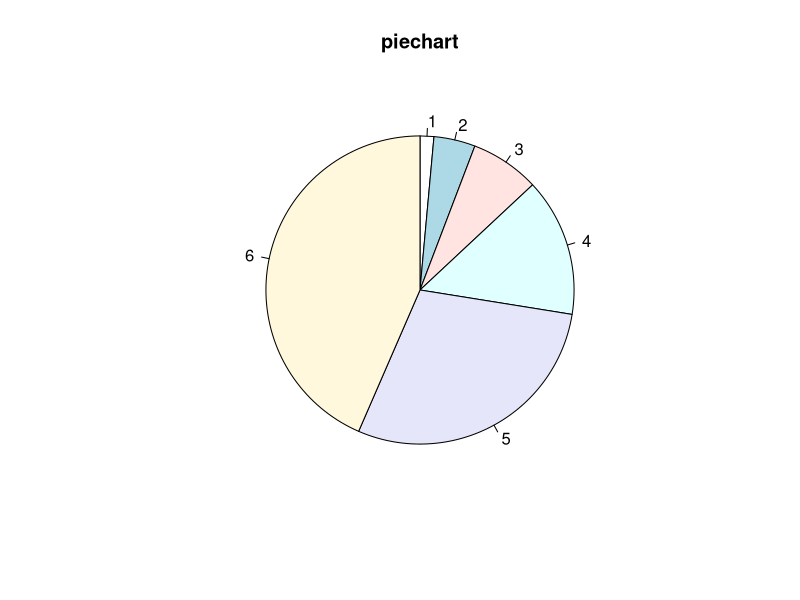
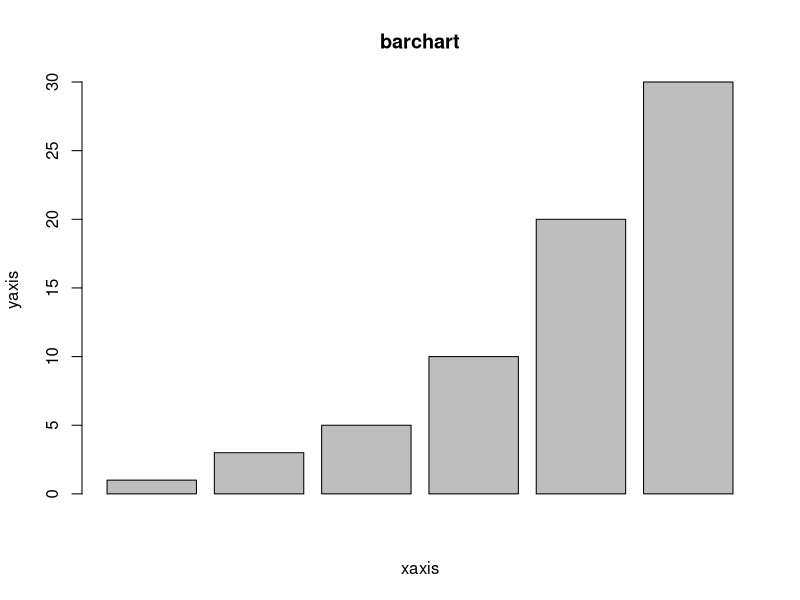
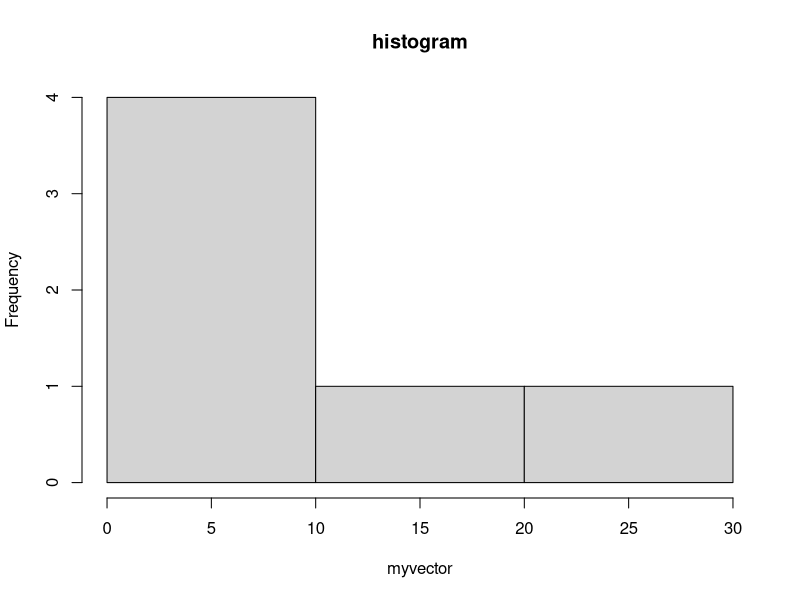
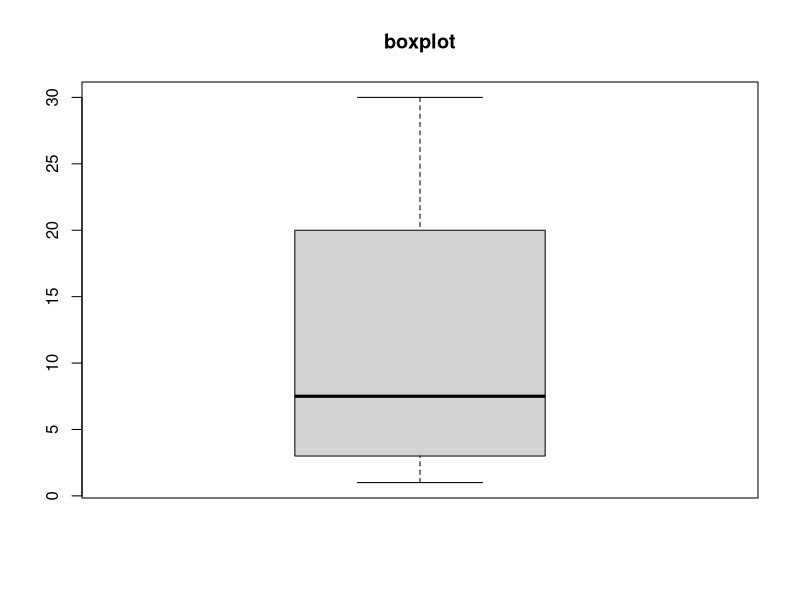
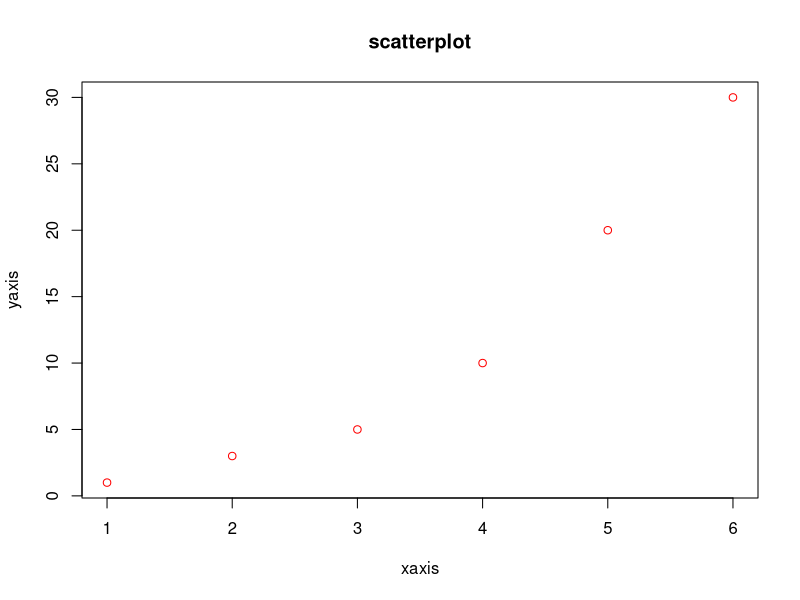
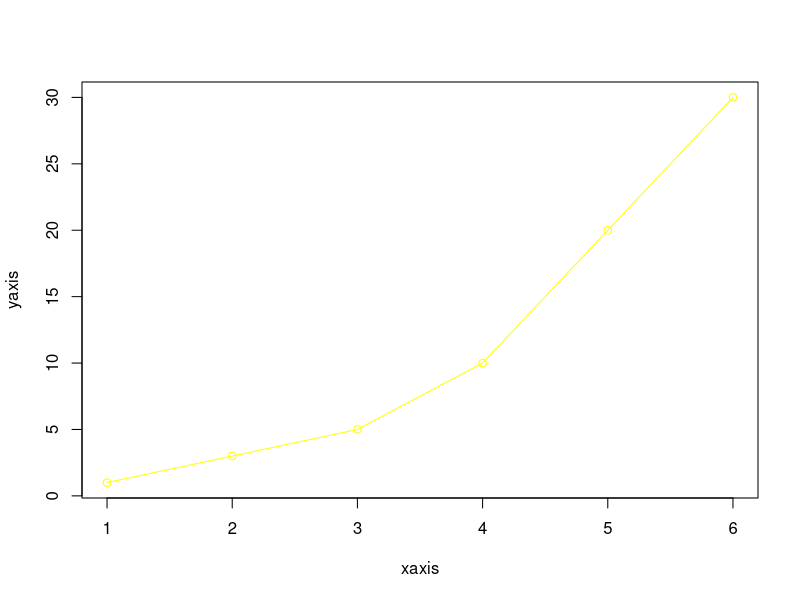

These charts were generated, in order, by the following R code:
#creating a vector
flower <- c('rose','aster','sunfloer','Daisy')
print(flower)
# for getting the class of the vector
print(class(flower))

#creating a list
list2 <- list(c(1,2,3),12.5,sin)
#printing the list
print(list2)

#creating a matrix
m = matrix(c('a','b','c','d','e','f'),nrow = 2, ncol = 3, byrow = TRUE)
print(m)

#creating a array
color <- array(c('pink','red'),dim = c(5,5,2))
print(color)

#for factor
#creating a vector
colors <- c('red','red','yellow','black','black','black','black','red')
#creating a factor object
factor_color <- factor(colors)
#printing the factor
print(factor_color)
print(nlevels(factor_color))

#creating a dataframe
data <- data.frame( 
  S.N = c(1,2,3),
  name = c("nikita","john","sonal"),
  Age = c(20,22,25)
  )
print(data)

#strings
a <- "it is string"
print(a)
print(class(a))
str <- paste("skill","development","lab")   #for concatenate the string 
print(str)

#concatenate string using cat()
str <- cat("learn","the","code")
print(str)

#length function
print(length(c("java","programming")))
# for counting number of characters in each stringd
print(nchar(c("python","program")))

# conversion to upper case
print(toupper(c("programming","skills")))

#conversion to lower case
print(tolower(c("Programming","SKILLS")))

#substring function
substr("programming",1,7)

#creating vector
myvector <- c(1,3,5,10,20,30)
print(myvector)

#pie chart
pie(myvector,main='piechart',clockwise = 360)

#bar chart
barplot(myvector,xlab='xaxis',ylab='yaxis',main='barchart')

#histogram
hist(myvector,main='histogram')

# box plot
boxplot(myvector,main='boxplot')

# line graphs
plot(myvector,xlab = 'xaxis',ylab = 'yaxis',main = 'scatterplot',col='red')

plot(myvector,type = 'o',xlab = 'xaxis',ylab = 'yaxis',col='yellow')

#control structures
#if else
val1<-50
val2<-30
if(val1 > val2)
{
  print("value 1 is greater than other value")
  
}else if(val1 < val2 )
{
  print("value 1 is less than other value")
}

#for loop
data <- c(10,20,30,40,50,60,70,80)
for (x in 1:6)
{
  print(data[x])
  
}

#while loop
val<-5
while(val<=12)
{
  if(val==15)
  {
    break
  }
  val=val+1
  print(c(val))
}
#next statement
data1 <- c(1,2,4,5) 
for ( x in data1 )
{
  if(x==4)
  {
    next
  }
  print(x)
}
